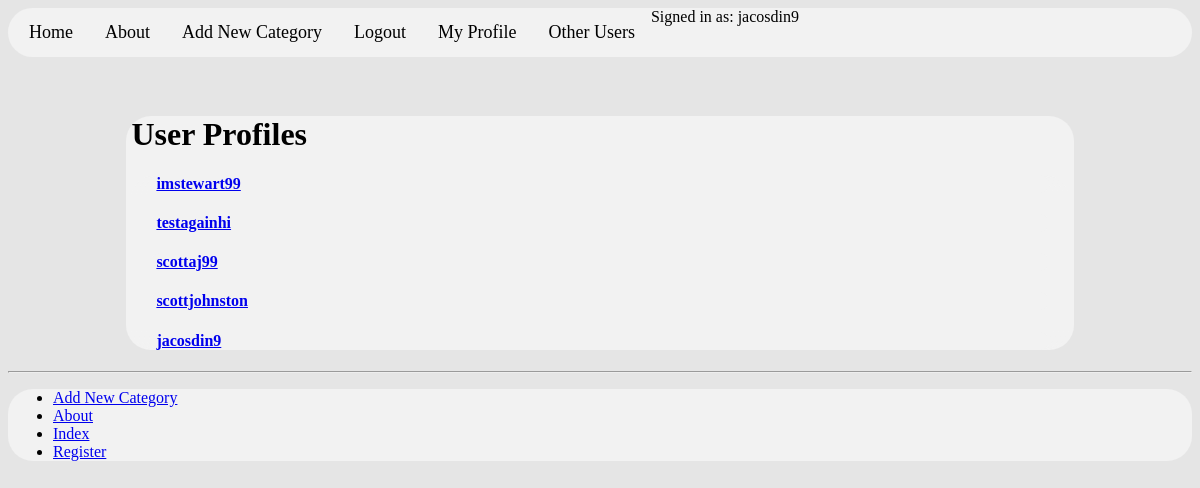
The app's page /meal_deal/profiles/ (signed in) with its own data.
### meal_deal/models.py (models this page shows, shortened)
class UserProfile(models.Model):
    user = models.OneToOneField(User)
    picture = models.ImageField(upload_to='profile_images', null=True)

### meal_deal/views.py (the view)
@login_required
def list_profiles(request):
    userprofile_list = UserProfile.objects.all()
    return render(request, 'meal_deal/list_profiles.html',
                  {'userprofile_list' : userprofile_list})

### templates/meal_deal/list_profiles.html (shortened to what this page needs)
{% extends 'meal_deal/base.html' %}
{% load staticfiles %}
{% block body_block %}
<h1>User Profiles</h1>
	<div class="panel">
	{% if userprofile_list %}
	<div class="panel-heading">
		<div class="panel-body">
			<div class="list-group">
				{% for listuser in userprofile_list %}
					<div class="list-group-item">
						<h4 class="list-group-item-heading">
							<a href="{% url 'profile' listuser.user.username %}">
								{{ listuser.user.username }}</a>
						</h4>
					</div>
				{% endfor %}
			</div>
		</div>
	</div>
	{% else %}
		<p>There are no users for the site.</p>
	{% endif %}
</div>
{% endblock %}

### templates/meal_deal/base.html (shortened to what this page needs)
<!DOCTYPE html>
{% load staticfiles %}
<html>
	<head lang="en">
		<link rel="stylesheet" type="text/css" href={% static "css/style.css" %} />
	</head>
	<body>
		<div class="tab">
			<a href="{% url 'index' %}">Home</a>
			<a href="{% url 'about' %}">About</a>
			<a href="{% url 'add_category' %}">Add New Category</a>
			{% if user.is_authenticated %}
				<a href="{% url 'auth_logout' %}?next=/meal_deal/">Logout</a>
				<a href="{% url 'profile' user.username %}">My Profile</a>
				<a href="{% url 'list_profiles' %}">Other Users</a>
				Signed in as: {{ user.username}}
			{% else %}
				<a href="{% url 'auth_login' %}">Log in</a>
				<a href="{% url 'registration_register' %}">Register</a>
			{% endif %}
		</div>
		<div class="container">
			{% block body_block %}
			{% endblock %}
		</div>
		<hr />
		<div>
			<ul>
				<li><a href="{% url 'add_category' %}">Add New Category</a></li>
				<li><a href="{% url 'about' %}">About</a></li>
				<li><a href="{% url 'index' %}">Index</a></li>
				<li><a href="{% url 'registration_register' %}">Register</a></li>
			</ul>
		</div>
	</body>
</html>

### static/css/style.css (style rules this page uses)
body { background-color: #e5e5e5; }
div { border-radius: 25px; font-family: 'Segoe UI Light'; background-color: #f2f2f2; padding-left: 5px; padding-right: 5px; }
.container { margin-top:5%; margin-left: 10%; margin-right: 10%; }
.tab { background-color: #f2f2f2; overflow: hidden; }
.tab a { float: left; text-align: center; padding: 14px 16px; text-decoration: none; font-size: 18px; color: black; }

### records on screen
UserProfile: user.username "imstewart99"
UserProfile: user.username "testagainhi"
UserProfile: user.username "scottaj99"
UserProfile: user.username "scottjohnston"
UserProfile: user.username "jacosdin9"

### other values on screen
{{ user.username }} "jacosdin9"
